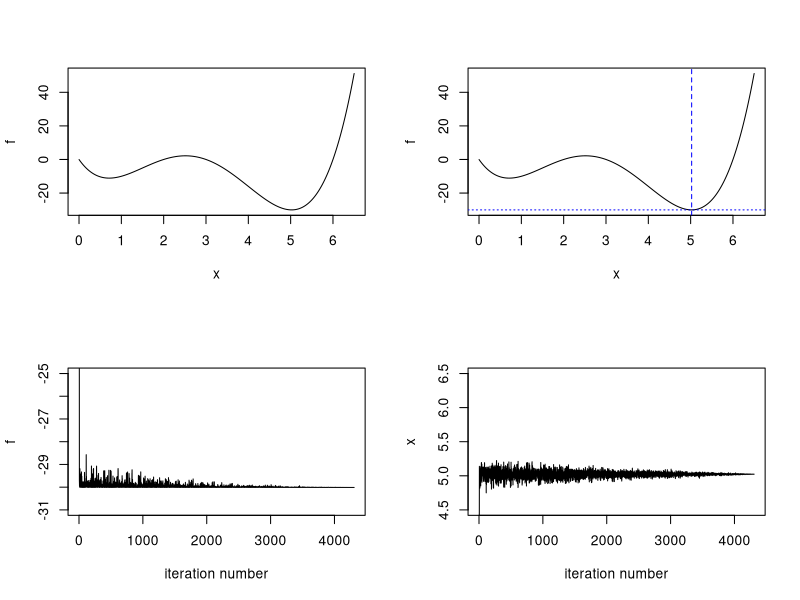

Write the R code that produced this figure.
#July 2, 2014
#Simulated annealing algorithm

#Example 1

#Objective function f(x)
f=function(x)
{ x^4-11*x^3+36*x^2-36*x  }

xx=c(1:6500)/1000

f1=f(xx)

par(mfrow=c(2,2))
plot(xx,f1,xlab="x",ylab="f",type="l")



#Minimizing f(x) over x in [0, 6.5]

n=2000
k=100
T0=0.2
N=n*k
d=1.0

#set.seed(2009813)
#set.seed(3018653)
x0=runif(1,0,6.5)
l0=f(x0)
result=c(x0,l0)

for (i in c(1:k))
{    for (j in c(1:n))
{  l0=f(x0)
dx=runif(1, -d, d)

if ((x0+dx < 6.5) & (x0+dx > 0)) x1=x0+dx
if (x0+dx > 6.5)  x1=x0-dx
if (x0+dx < 0)    x1=x0-dx

l1=f(x1)

if (l1 < l0) 
{  x0=x1
l0=l1 
result=rbind(result, c(x0,l0))}

if (l1 > l0)
{ p=runif(1,0,1)
if (p < exp(-(l1-l0)/T0)) 
{  x0=x1
l0=l1
result=rbind(result, c(x0,l0))}
}
}
  T0=0.9*T0
}

m=length(result[,1])
print(m)

plot(xx,f1,xlab="x",ylab="f",type="l")
abline(v=result[m,1], lty=2, col="blue")
abline(h=result[m,2], lty=3, col="blue")
plot(c(1:m), result[,2],type="l",xlab="iteration number",ylab="f", ylim=c(-31,-25))
plot(c(1:m), result[,1],type="l",xlab="iteration number",ylab="x",ylim=c(4.5,6.5))

print(result[m,1])  #minimizer: 5.02353
print(result[m,2])  #minimum value of function f: -30.01179 